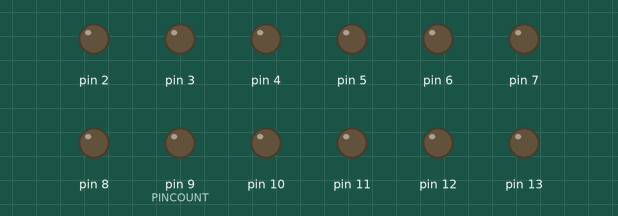
Simulated run of this sketch. Board: Arduino Uno, built with avr-gcc and run on an emulated ATmega328P. Parts: output pins drawn as LEDs (lit = HIGH).

Above: at 0.1 s.
At 3.8 s:
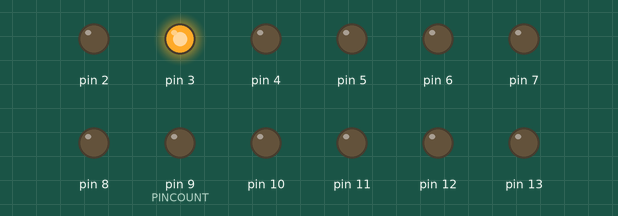
At 8.8 s:
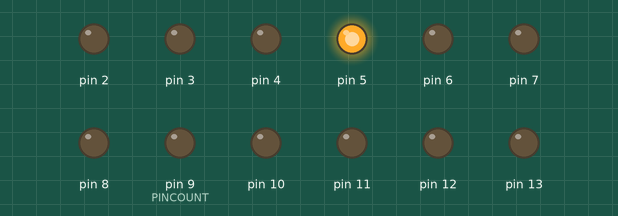
At 18.8 s:
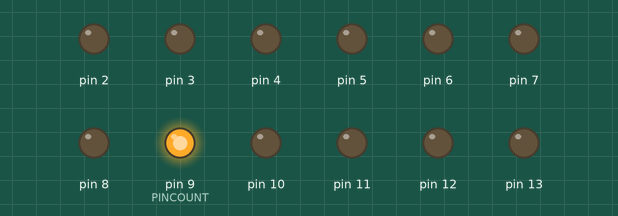
At 28.8 s:
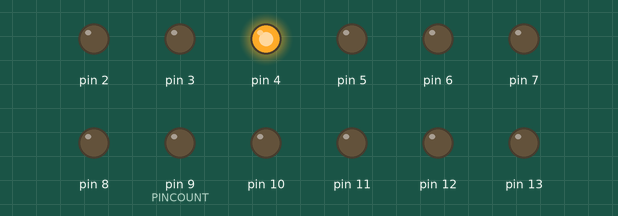
At 38.8 s:
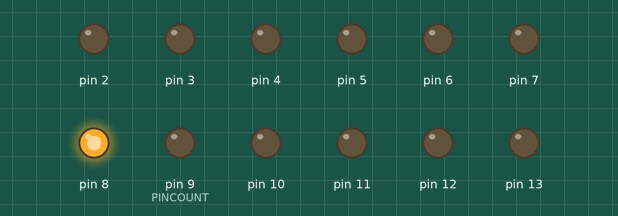
Timing chart, 0 to 40.0 s (numbered marks = the images above):
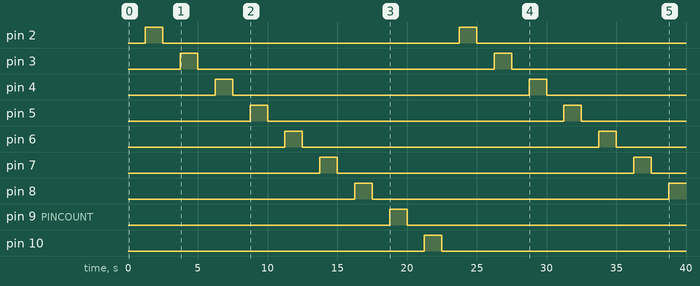

The sketch:

cabletester.ino
```cpp
#define PINCOUNT 9//number of pins

void setup() {
  // put your setup code here, to run once:
for(int i=2;i<14;i++)pinMode(i,OUTPUT);
}
unsigned long x=0;
void loop() {
  // put your main code here, to run repeatedly:
for(int i=2;i<14;i++)digitalWrite(i,LOW);
delay(1250);
digitalWrite(2+(x%PINCOUNT),HIGH);
delay(1250);
x++;
}
```

Measured:
- by itself, pin 2–7: alternates HIGH for 1.3 s and LOW for 21.3 s
- by itself, pin 8: LOW → HIGH at 16.3 s, → LOW 1.3 s later, → HIGH 21.3 s later
- by itself, pin 9 (PINCOUNT): LOW → HIGH at 18.8 s, → LOW 1.3 s later
- by itself, pin 10: LOW → HIGH at 21.3 s, → LOW 1.3 s later
